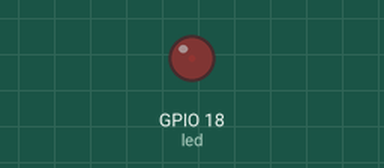
A sketch run on a simulated ESP32. Parts: output pins drawn as LEDs (lit = HIGH).

Above: at 0.05 s.
At 3.45 s:
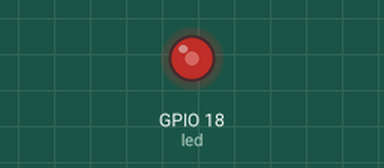
At 6.95 s:
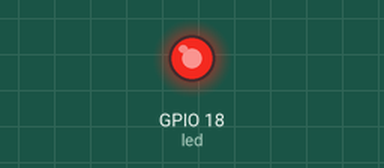
At 13.85 s:
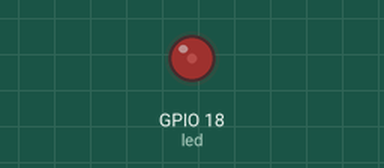
Timing chart, 0 to 19.9 s (numbered marks = the images above):
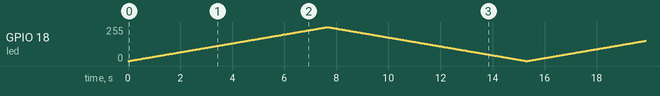

The sketch:

sketch.ino
```cpp
const int led=18;
int luminosidad =0;

void setup() {
  pinMode(led, OUTPUT);
}

void loop() {
  for(luminosidad=0; luminosidad < 255; luminosidad ++)
{
  analogWrite(led,luminosidad);

  delay(30);
}

  for(luminosidad=255; luminosidad > 0; luminosidad --)
{
  analogWrite(led,luminosidad);

  delay(30);
}
}
```
